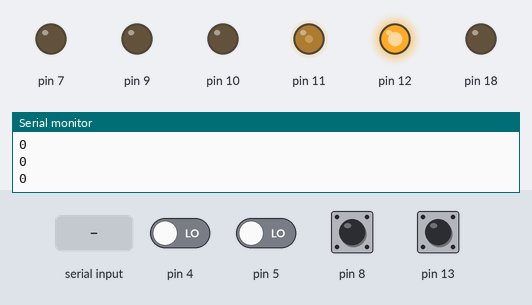
A sketch run on a simulated Arduino Uno, built with avr-gcc and run on an emulated ATmega328P. On the bench: output pins drawn as LEDs (lit = HIGH), the last lines printed to the serial monitor. The test bench sets the inputs (shaded band); at power-on: pin 8, pin 13 HIGH, pin 4, pin 5 LOW.

Above: at 0.8 s.
0.9 s: "1\n" received over Serial
At 1.7 s:
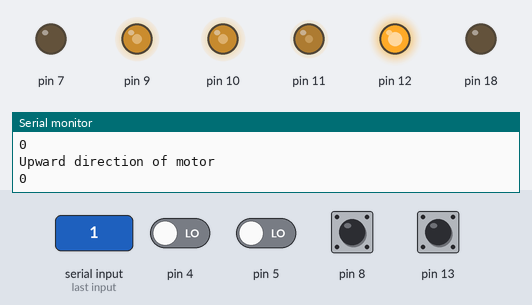
At 2.9 s:
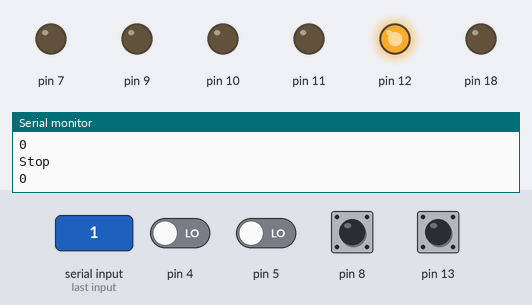
Timing chart, 0 to 4.4 s (numbered marks = the images above; inputs shaded):
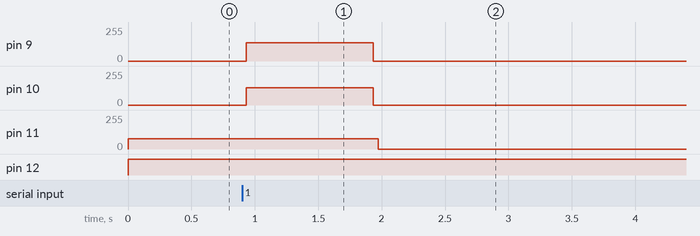

Measured:
- after the input at 0.9 s, pin 9: 0/255 → 136/255 at once, → 0/255 1.0 s later; pin 10: 0/255 → 128/255 at once, → 0/255 1.0 s later; pin 11: 77/255 → 0/255 after 1.1 s

The sketch:

RPM-ER.ino
```cpp
#include<avr/io.h>
#include<avr/delay.h>
void reset();
int ls = 0;
int main() {
  /*PB0 IR SENSOR
     PB1 PWM WHITE
     PB2 PWM BLACK
     PB3 pwm r motor
     PB4 DIR BLACK
     PB5 LIMIT SWITCH
     pD7 dir white
     pc4 dir r motor

  */
  init();
  Serial.begin(9600);
  DDRB |=  (1 << PB4) | (1 << PB1) | (1 << PB2) | (1 << PB3);
  DDRD |= (1 << PD7) ;
  DDRD &= ~(1 << PD6);
  PORTD |= (1 << PD6);
  DDRC |= (1 << PC4);
  DDRB &= ~ ((1 << PB0) | (1 << PB5));
  PORTB |= 0B00111001;
  TCCR1B = 0x19;
  //TCCR2B=0X41;
  //TCCR2A=0XC3;
  TCCR1A = 0xA2;
  //TCCR1A = 0xA2;
  // TCCR2B=0X40;
  // TCCR2A=0XC3;
  //OCR2A=190;
  //  PORTD|=(1<<PD7);
  DDRB |= (1 << PB3);
  TCCR2B = 0X41;
  TCCR2A = 0X83;


  ICR1 = 1000;

  int flag = 2;

  while (1) {
    Serial.println(!(PIND & 0X40));
    //   Serial.println(PIND&0X40);
    OCR2A = 77;
    if (!(PINB & 0X20) && flag == 2)  // limit not pressed
    {
      if ((PINB & 0X20)) {
        OCR1A = 0;
        OCR1B = 0;
        Serial.println("Stop");
      }
      reset();
    }
//
    if (flag == 0) {
      OCR1A = 0;
      OCR1B = 0;
      OCR2A = 0;
      Serial.println("Stop");
    }
    if (Serial.available()) {
      flag = Serial.parseInt();
//      Serial.println(flag);
    }
    if (flag == 1) {
      if (~PINB & 0x01) {
        Serial.println("Sensor Detect");
        OCR1A = 0;
        OCR1B = 0;
//        flag = 0;
        _delay_ms(1000);

        while((PIND & 0X40)){
        OCR2A = 90;
        Serial.println("ROTATION");
        }

        //          limitswitch();
        if (!(PIND & 0X40))
        {
           OCR1A = 0;
           OCR1B = 0;
          // PORTC|=(1<<PC4);
          OCR2A = 0;
          Serial.println("STOP AT LIMIT");
          Serial.println("GRIPPER AT 160");
          delay(5000);
flag = 0;

        }

      }
      else {
        Serial.println("Upward direction of motor");
        PORTD &= ~(1 << PD7);
        PORTB |= (1 << PB4);
        OCR1B = 500;//169;
        OCR1A = 535;//550;
      }
    }


  }
  return 0;
}

void reset() {
  PORTD |= (1 << PD7);
  PORTB &= ~(1 << PB4);
  //PORTD &= ~(1 << PD2);
  //          PORTD |= (1 << PD4);
  OCR1B = 500;//169;
  OCR1A = 535;//550;
  Serial.println("Downward dir of motor");
}

void limitswitch()
{
  if (!(PIND & 0X40))
  {
    // PORTC|=(1<<PC4);
    OCR2A = 0;
    Serial.println("STOP AT LIMIT");
  }
  //  if (flag==3)
  //  {
  //    PORTC|=(1<<PC4);
  //    OCR2A=128;
  //  }
}
```
